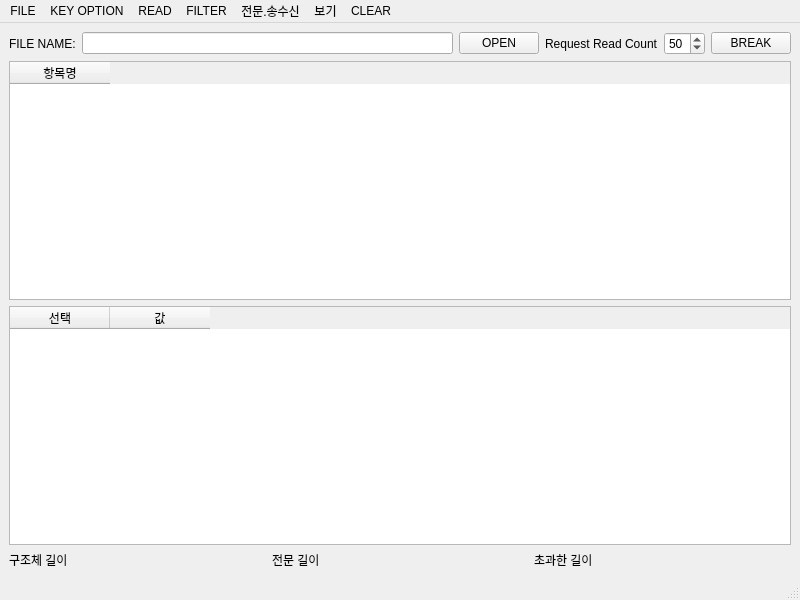
<?xml version="1.0" encoding="UTF-8"?>
<ui version="4.0">
 <class>MainWindow</class>
 <widget class="QMainWindow" name="MainWindow">
  <property name="geometry">
   <rect>
    <x>0</x>
    <y>0</y>
    <width>800</width>
    <height>600</height>
   </rect>
  </property>
  <property name="windowTitle">
   <string>LOG 조회</string>
  </property>
  <widget class="QWidget" name="centralwidget">
   <layout class="QVBoxLayout" name="verticalLayout">
    <item>
     <layout class="QHBoxLayout" name="horizontalLayout">
      <item>
       <widget class="QLabel" name="label">
        <property name="text">
         <string>FILE NAME:</string>
        </property>
       </widget>
      </item>
      <item>
       <widget class="QLineEdit" name="lineEdit"/>
      </item>
      <item>
       <widget class="QPushButton" name="openButton">
        <property name="text">
         <string>OPEN</string>
        </property>
       </widget>
      </item>
      <item>
       <widget class="QLabel" name="requestReadCountLabel">
        <property name="text">
         <string>Request Read Count</string>
        </property>
       </widget>
      </item>
      <item>
       <widget class="QSpinBox" name="spinBox">
        <property name="value">
         <number>50</number>
        </property>
       </widget>
      </item>
      <item>
       <widget class="QPushButton" name="breakButton">
        <property name="text">
         <string>BREAK</string>
        </property>
       </widget>
      </item>
     </layout>
    </item>
    <item>
     <widget class="QTableWidget" name="mainTable">
      <column>
       <property name="text">
        <string>항목명</string>
       </property>
      </column>
     </widget>
    </item>
    <item>
     <widget class="QTableWidget" name="sideTable">
      <column>
       <property name="text">
        <string>선택</string>
       </property>
      </column>
      <column>
       <property name="text">
        <string>값</string>
       </property>
      </column>
     </widget>
    </item>
    <item>
     <layout class="QHBoxLayout" name="bottomLayout">
      <item>
       <widget class="QLabel" name="structureLengthLabel">
        <property name="text">
         <string>구조체 길이</string>
        </property>
       </widget>
      </item>
      <item>
       <widget class="QLabel" name="expertLengthLabel">
        <property name="text">
         <string>전문 길이</string>
        </property>
       </widget>
      </item>
      <item>
       <widget class="QLabel" name="surplusLengthLabel">
        <property name="text">
         <string>초과한 길이</string>
        </property>
       </widget>
      </item>
     </layout>
    </item>
   </layout>
  </widget>
  <widget class="QMenuBar" name="menubar">
   <property name="geometry">
    <rect>
     <x>0</x>
     <y>0</y>
     <width>800</width>
     <height>22</height>
    </rect>
   </property>
   <widget class="QMenu" name="menuLOG_정의_불러오기">
    <property name="title">
     <string>LOG_정의_불러오기</string>
    </property>
   </widget>
   <widget class="QMenu" name="menuFILE">
    <property name="title">
     <string>FILE</string>
    </property>
   </widget>
   <widget class="QMenu" name="menuKEY_OPTION">
    <property name="title">
     <string>KEY OPTION</string>
    </property>
   </widget>
   <widget class="QMenu" name="menuREAD">
    <property name="title">
     <string>READ</string>
    </property>
   </widget>
   <widget class="QMenu" name="menuFILTER">
    <property name="title">
     <string>FILTER</string>
    </property>
   </widget>
   <widget class="QMenu" name="menu_">
    <property name="title">
     <string>전문.송수신</string>
    </property>
   </widget>
   <widget class="QMenu" name="menu_2">
    <property name="title">
     <string>보기</string>
    </property>
   </widget>
   <widget class="QMenu" name="menuCLEAR">
    <property name="title">
     <string>CLEAR</string>
    </property>
   </widget>
   <addaction name="menuLOG_정의_불러오기"/>
   <addaction name="menuFILE"/>
   <addaction name="menuKEY_OPTION"/>
   <addaction name="menuREAD"/>
   <addaction name="menuFILTER"/>
   <addaction name="menu_"/>
   <addaction name="menu_2"/>
   <addaction name="menuCLEAR"/>
  </widget>
  <widget class="QStatusBar" name="statusbar"/>
 </widget>
 <resources/>
 <connections/>
</ui>
